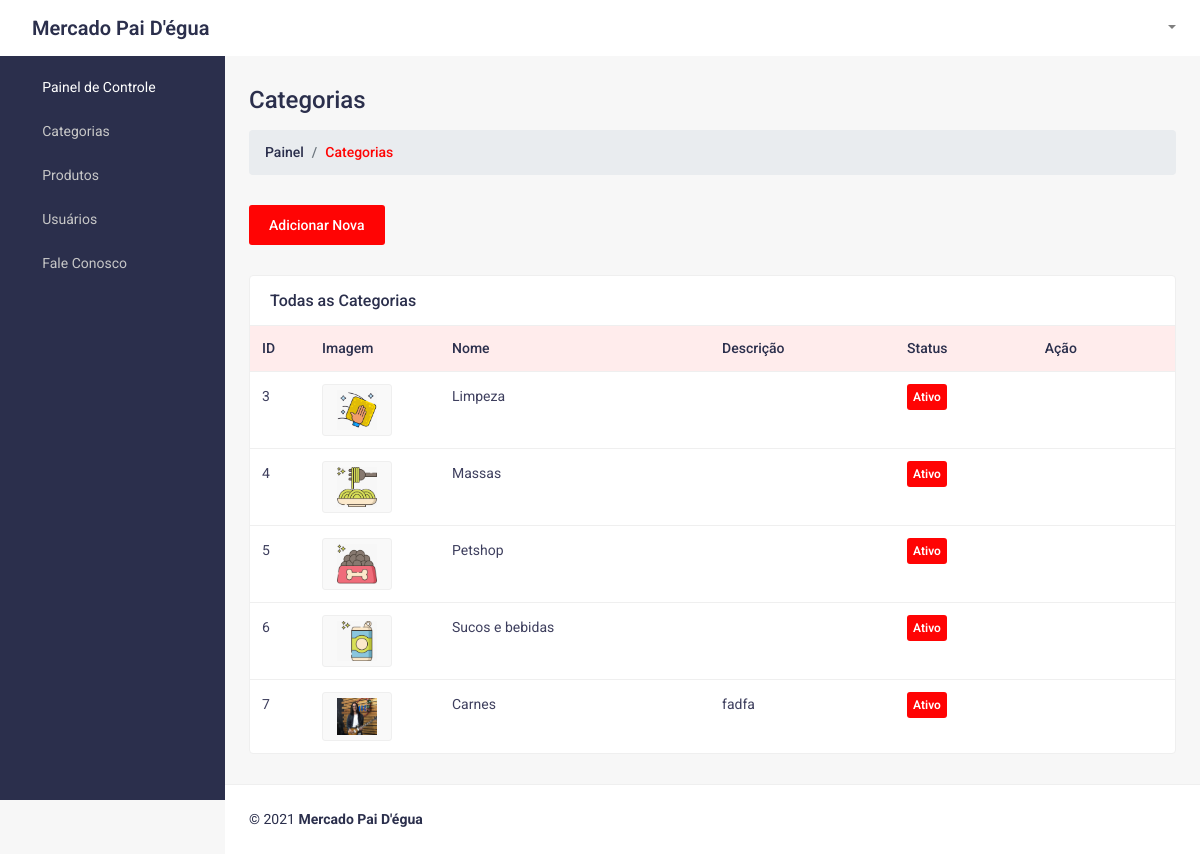
Screenshot of /HTML/Admin/category.php with the database file from the repository.
### tables this page shows
CREATE TABLE `categorias` (
  `cat_id` int(6) NOT NULL,
  `cat_nome` varchar(50) DEFAULT NULL,
  `cat_desc` varchar(255) DEFAULT NULL,
  `cat_img` varchar(255) DEFAULT NULL,
  `cat_ativo` int(6) DEFAULT NULL
);

### HTML/Admin/php/exibe_categoria.php (called while the page is built)
<?php
		include('conexao.php');
		$select_cat = "SELECT * FROM categorias ";
		$array_cat = mysqli_query($conexao,$select_cat);
		while($r_catw = mysqli_fetch_array($array_cat)){
			$r_categoria[] = $r_catw;
		}
?>

### HTML/Admin/category.php (the view, shortened to what this page needs)
<?php
		include('php/exibe_categoria.php');
		function limpa_link($valor){
			$valor = trim($valor);
			$valor = str_replace("../", "", $valor);
			return $valor;
		   }
	?>
<!DOCTYPE html>
<html lang="en">
<head>
	<link href="css/styles.css" rel="stylesheet">
	<link href="css/admin-style.css" rel="stylesheet">
	<link href="vendor/bootstrap/css/bootstrap.min.css" rel="stylesheet">
	<link href="vendor/fontawesome-free/css/all.min.css" rel="stylesheet">
	<link rel="stylesheet" href="https://stackpath.bootstrapcdn.com/bootstrap/4.4.1/css/bootstrap.min.css">
</head>
    <body class="sb-nav-fixed">
		<nav class="sb-topnav navbar navbar-expand navbar-light bg-clr">
            <a class="navbar-brand logo-brand" href="index.php">Mercado Pai D'égua</a>
			<button class="btn btn-link btn-sm order-1 order-lg-0" id="sidebarToggle" href="#"><i class="fas fa-bars"></i></button>
            <ul class="navbar-nav ml-auto mr-md-0">
                <li class="nav-item dropdown">
                    <a class="nav-link dropdown-toggle" id="userDropdown" href="#" role="button" data-toggle="dropdown" aria-haspopup="true" aria-expanded="false"><i class="fas fa-user fa-fw"></i></a>
                </li>
            </ul>
        </nav>
        <div id="layoutSidenav">
            <div id="layoutSidenav_nav">
				<nav class="sb-sidenav accordion sb-sidenav-dark" id="sidenavAccordion">
                    <div class="sb-sidenav-menu">
                        <div class="nav">
                            <a class="nav-link active" href="index.php">
								<div class="sb-nav-link-icon"><i class="fas fa-tachometer-alt"></i></div>
                                Painel de Controle
							</a>
							<a class="nav-link collapsed" href="#" data-toggle="collapse" data-target="#collapseCategories" aria-expanded="false" aria-controls="collapseCategories">
								<div class="sb-nav-link-icon"><i class="fas fa-list"></i></div>
                                Categorias
                                <div class="sb-sidenav-collapse-arrow"><i class="fas fa-angle-down"></i></div>
							</a>
							<a class="nav-link collapsed" href="#" data-toggle="collapse" data-target="#collapseProducts" aria-expanded="false" aria-controls="collapseProducts">
								<div class="sb-nav-link-icon"><i class="fas fa-box"></i></div>
                                Produtos
                                <div class="sb-sidenav-collapse-arrow"><i class="fas fa-angle-down"></i></div>
							</a>
							<a class="nav-link" href="customers.php">
								<div class="sb-nav-link-icon"><i class="fas fa-users"></i></div>
                                Usuários
							</a>
							<a class="nav-link" href="mensagens.php">
								<div class="sb-nav-link-icon"><i class="fas fa-envelope"></i></div>
								Fale Conosco
							</a>
                        </div>
                    </div>
                </nav>
            </div>
            <div id="layoutSidenav_content">
                <main>
                    <div class="container-fluid">
                        <h2 class="mt-30 page-title">Categorias</h2>
                        <ol class="breadcrumb mb-30">
                            <li class="breadcrumb-item"><a href="index.php">Painel</a></li>
                            <li class="breadcrumb-item active">Categorias</li>
                        </ol>
                        <div class="row justify-content-between">
							<div class="col-lg-12">
								<a href="add_category.php" class="add-btn hover-btn">Adicionar Nova</a>
							</div>
							<div class="col-lg-12 col-md-12">
								<div class="card card-static-2 mt-30 mb-30">
									<div class="card-title-2">
										<h4>Todas as Categorias</h4>
									</div>
									<div class="card-body-table">
										<div class="table-responsive">
											<table class="table ucp-table table-hover">
												<thead>
													<tr>
														<th style="width:60px">ID</th>
														<th style="width:130px">Imagem</th>
														<th>Nome</th>
														<th>Descrição</th>
														<th>Status</th>
														<th>Ação</th>
													</tr>
												</thead>
												<tbody>
												<?php
												if(isset($r_categoria))
														{
															foreach($r_categoria as $key => $r_cat)
															{
																$caminhoCorretoImg = limpa_link($r_cat['cat_img']);
														?>
													<tr>
														<?php echo "<td>".$r_cat['cat_id']."</td>" ?>
														<td>
															<div class="cate-img">
																<?php echo "<img src=' ".$caminhoCorretoImg." ' alt='erro ao Carregar a imagem'>" ?>
															</div>
														</td>
														<?php echo "<td>".$r_cat['cat_nome']."</td>" ?>
														<?php echo "<td>".$r_cat['cat_desc']."</td>" ?>
														<?php
														if($r_cat['cat_ativo'] == 1)
														{
														?>
															<td><span class="badge-item badge-status">Ativo</span></td>
														<?php
														}
														else{
														?>
															<td><span class="badge-item badge-status">Inativo</span></td>
														<?php
														}
														?>
														<td class="action-btns">
															<?php echo "<a  href='php/delete_category.php?c_id=".$r_cat['cat_id']."' class='delete-btn' title='Apagar' data-confirm='Deseja realmente APAGAR A CATEGORIA??'><i class='fas fa-trash-alt'></i></a>" ?>
														</td>
													</tr>
												<?php }}	?>
												</tbody>
											</table>
										</div>
									</div>
								</div>
							</div>
                        </div>
                    </div>
                </main>
                <footer class="py-4 bg-footer mt-auto">
                    <div class="container-fluid">
                        <div class="d-flex align-items-center justify-content-between small">
                            <div class="text-muted-1">© 2021 <b>Mercado Pai D'égua</b><a href="#"></a><a href="#"></a></div>
                        </div>
                    </div>
                </footer>
            </div>
        </div>
    </body>
</html>

### HTML/Admin/css/styles.css (style rules this page uses)
*, *::before, *::after { box-sizing: border-box; }
html { font-family: 'Roboto', sans-serif !important; line-height: 1.15; -webkit-text-size-adjust: 100%; -webkit-tap-highlight-color: rgba(0, 0, 0, 0); }
article, aside, figcaption, figure, footer, header, hgroup, main, nav, section { display: block; }
body { margin: 0; font-family: 'Roboto', sans-serif !important; font-size: 1rem; font-weight: 400; line-height: 1.5; color: #2b2f4c; text-align: left; background-color: #f7f7f7; }
h1, h2, h3, h4, h5, h6 { margin-top: 0; margin-bottom: 0.5rem; }
ol, ul, dl { margin-top: 0; margin-bottom: 1rem; }
b, strong { font-weight: bolder; }
a { color: #007bff; text-decoration: none; background-color: transparent; }
img { vertical-align: middle; border-style: none; }
table { border-collapse: collapse; }
button { outline: none; box-shadow: inset 0px 0px 0px rgba(0, 0, 0, 0.1) !important; }
th { text-align: inherit; }
h1, h2, h3, h4, h5, h6, .h1, .h2, .h3, .h4, .h5, .h6 { margin-bottom: 0.5rem; font-weight: 500; line-height: 1.2; }
h2, .h2 { font-size: 2rem; }
h4, .h4 { font-size: 1.5rem; }
small, .small { font-size: 80%; font-weight: 400; }
html, body { height: 100%; }
.container, .container-fluid, .container-sm, .container-md, .container-lg, .container-xl { padding-left: 1.5rem; padding-right: 1.5rem; }
#layoutSidenav { display: flex; }
#layoutSidenav #layoutSidenav_nav { flex-basis: 225px; flex-shrink: 0; transition: transform 0.15s ease-in-out; z-index: 1038; transform: translateX(-225px); }
#layoutSidenav #layoutSidenav_content { position: relative; display: flex; flex-direction: column; justify-content: space-between; min-width: 0; flex-grow: 1; min-height: calc(100vh - 56px); margin-left: -225px; }
@media (min-width: 992px) { #layoutSidenav #layoutSidenav_nav { transform: translateX(0); } }
@media (min-width: 992px) { #layoutSidenav #layoutSidenav_content { margin-left: 0; transition: margin 0.15s ease-in-out; } }
.sb-nav-fixed .sb-topnav { z-index: 1039; }
.sb-nav-fixed #layoutSidenav #layoutSidenav_nav { width: 225px; height: 100vh; z-index: 1038; }
.sb-nav-fixed #layoutSidenav #layoutSidenav_nav .sb-sidenav { padding-top: 56px; }
.sb-nav-fixed #layoutSidenav #layoutSidenav_nav .sb-sidenav .sb-sidenav-menu { overflow-y: auto; padding-top: 10px; }
.sb-nav-fixed #layoutSidenav #layoutSidenav_content { padding-left: 225px; top: 56px; background-color: #f7f7f7 !important; }
.nav .nav-link .sb-nav-link-icon, .sb-sidenav-menu .nav-link .sb-nav-link-icon { margin-right: 0.5rem; }
.sb-topnav { padding-left: 0; height: 56px; z-index: 1039; }
.sb-topnav .navbar-brand { width: 225px; padding-left: 1rem; padding-right: 1rem; margin: 0; }
.sb-topnav.navbar-light #sidebarToggle { color: #2b2f4c; }
.sb-sidenav { display: flex; flex-direction: column; height: 100%; flex-wrap: nowrap; }
.sb-sidenav .sb-sidenav-menu { flex-grow: 1; }
.sb-sidenav .sb-sidenav-menu .nav { flex-direction: column; flex-wrap: nowrap; }
.sb-sidenav .sb-sidenav-menu .nav .nav-link { display: flex; align-items: center; padding-top: 0.70rem; padding-bottom: 0.70rem; font-weight: 400; font-size: 14px; position: relative; }
.sb-sidenav .sb-sidenav-menu .nav .nav-link .sb-nav-link-icon { font-size: 0.9rem; }
.sb-sidenav .sb-sidenav-menu .nav .nav-link .sb-sidenav-collapse-arrow { display: inline-block; margin-left: auto; transition: transform 0.15s ease; }
.sb-sidenav .sb-sidenav-menu .nav .nav-link.collapsed .sb-sidenav-collapse-arrow { transform: rotate(-90deg); }
.sb-sidenav-dark { background-color: #2b2f4c; color: rgba(255, 255, 255, 0.5); }
.sb-sidenav-dark .sb-sidenav-menu .nav-link { color: #c7c7c7; }
.sb-sidenav-dark .sb-sidenav-menu .nav-link .sb-nav-link-icon { color: #c7c7c7; margin-right: 15px; }
.sb-sidenav-dark .sb-sidenav-menu .nav-link .sb-sidenav-collapse-arrow { color: #c7c7c7; }
.sb-sidenav-dark .sb-sidenav-menu .nav-link.active { color: #fff; }
.sb-sidenav-dark .sb-sidenav-menu .nav-link.active .sb-nav-link-icon { color: #fff; }

### rows the page displays
categorias: cat_id "3", cat_img (picture), cat_nome "Limpeza", cat_ativo "Ativo"
categorias: cat_id "4", cat_img (picture), cat_nome "Massas", cat_ativo "Ativo"
categorias: cat_id "5", cat_img (picture), cat_nome "Petshop", cat_ativo "Ativo"
categorias: cat_id "6", cat_img (picture), cat_nome "Sucos e bebidas", cat_ativo "Ativo"
categorias: cat_id "7", cat_img (picture), cat_nome "Carnes", cat_desc "fadfa", cat_ativo "Ativo"
